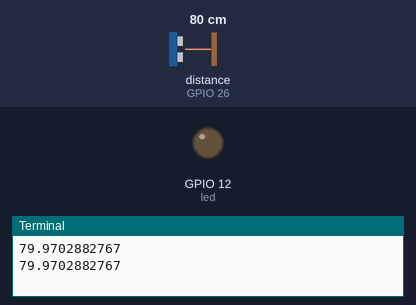
Recording of a program running on a simulated Raspberry Pi (BCM pin numbers). On the bench: output pins drawn as LEDs (lit = HIGH), the last lines printed to the terminal. The inputs (shaded band) are chosen by the test bench; at power-on: distance to the obstacle (sensor on GPIO 26) 80 cm. The echo pulse lasts 58.3 µs per cm; the clock reads 2024-03-15 10:24:30 at power-on unless the program sets it; pins used as bus, display or sensor lines are not drawn.

Above: at 1.2 s.
1.3 s: distance to the obstacle (sensor on GPIO 26) set to 10 cm
3.2 s: distance to the obstacle (sensor on GPIO 26) set to 7 cm
At 5.0 s:
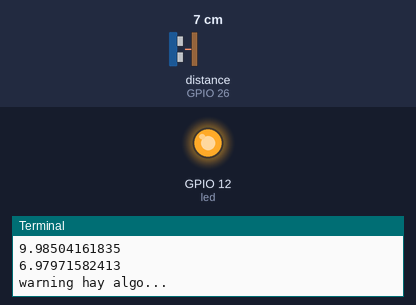
5.5 s: distance to the obstacle (sensor on GPIO 26) set to 9 cm
7.2 s: distance to the obstacle (sensor on GPIO 26) set to 12 cm
At 9.2 s:
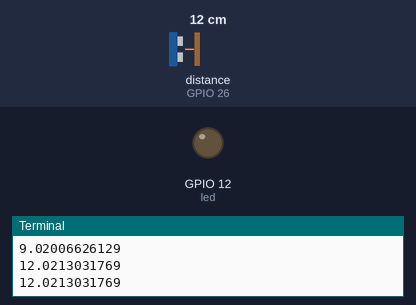
9.5 s: distance to the obstacle (sensor on GPIO 26) set to 2 cm
At 11.0 s:
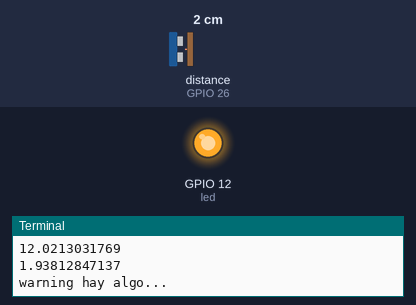
Timing chart, 0 to 12.5 s (numbered marks = the images above; inputs shaded):
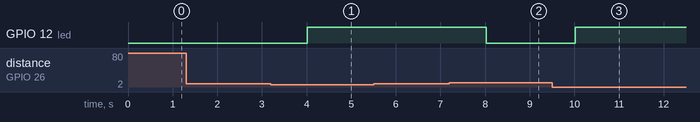

Measured:
- the behaviour switches between 9 and 8 cm on distance to the obstacle (sensor on GPIO 26) (found by bisection; images 0 and 1)
- the behaviour switches between 10 and 11 cm on distance to the obstacle (sensor on GPIO 26) (found by bisection; images 1 and 2)
- after the input at 3.2 s, GPIO 12 (led): LOW → HIGH after 0.82 s
- after the input at 7.2 s, GPIO 12 (led): HIGH → LOW after 0.82 s
- after the input at 9.5 s, GPIO 12 (led): LOW → HIGH after 0.52 s

The program:

sonico1.py
```python
# This Python file uses the following encoding: utf-8
import RPi.GPIO as GPIO    #Importamos la librería GPIO
import time                #Importamos time (time.sleep)
GPIO.setmode(GPIO.BCM)     #Ponemos la placa en modo BCM
salida = 21          #Usamos el pin GPIO 21 como TRIGGER
entrada = 26           #Usamos el pin GPIO 26 como ECHO
led = 12
GPIO.setup(led,GPIO.OUT)#salida para el led
GPIO.setup(salida,GPIO.OUT)  #Configuramos Trigger como salida
GPIO.setup(entrada,GPIO.IN)      #Configuramos Echo como entrada
GPIO.output(salida,False)    #Ponemos el pin 25 como LOW


try:
    while True:     #Iniciamos un loop infinito
        GPIO.output(salida,True)   #Enviamos un pulso de ultrasonidos
        time.sleep(0.00001)              #Una pequeñña pausa

        GPIO.output(salida,False)  #Apagamos el pulso
        start = time.time()              #Guarda el tiempo actual mediante time.time()

        while GPIO.input(entrada)==0:  #Mientras el sensor no reciba señal...
            start = time.time()          #Mantenemos el tiempo actual mediante time.time()
        while GPIO.input(entrada)==1:  #Si el sensor recibe señal...
            stop = time.time()           #Guarda el tiempo actual mediante time.time() en otra variable

        elapsed = stop-start             #Obtenemos el tiempo transcurrido entre envío y recepción
        distance = (elapsed * 34300)/2   #Distancia es igual a tiempo por velocidad partido por 2   D = (T x V)/2
        print distance                   #Devolvemos la distancia (en centímetros) por pantalla
        if distance < 9:
            print ('warning hay algo...')
            GPIO.output(led,GPIO.HIGH)
        elif distance > 10:
            GPIO.output(led,GPIO.LOW)

        #aqui inicio el contador de tiempo
        tie = time.localtime()
        minuto = tie[5]
        #print (minuto)
        if minuto == 45:
            GPIO.cleanup()
            break
        time.sleep(1)                    #Pequeña pausa para no saturar el procesador de la Raspberry
except KeyboardInterrupt:                #Si el usuario pulsa CONTROL+C...
    print "quit"                         #Avisamos del cierre al usuario
    GPIO.cleanup()                       #Limpiamos los pines GPIO y salimos
```
